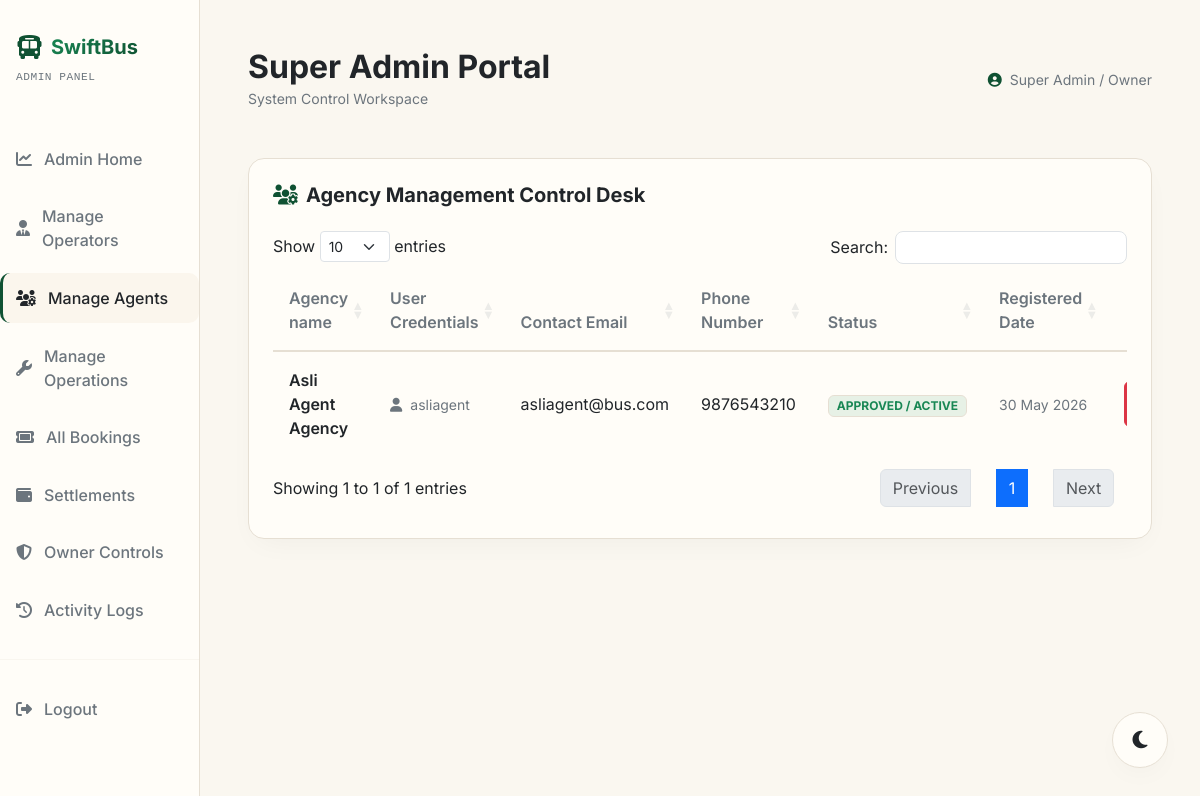
The page /super_admin/agents.php (signed in) on the database its author committed.
### tables this page shows
CREATE TABLE agent_profiles (
    id INT AUTO_INCREMENT PRIMARY KEY,
    user_id INT NOT NULL,
    agency_name VARCHAR(100) NOT NULL,
    phone VARCHAR(20) NOT NULL,
    commission_rate DECIMAL(5,2) DEFAULT 2.00,
    admin_id INT NULL,
    FOREIGN KEY (user_id) REFERENCES users(id) ON DELETE CASCADE,
    FOREIGN KEY (admin_id) REFERENCES users(id) ON DELETE SET NULL
);

CREATE TABLE users (
    id INT AUTO_INCREMENT PRIMARY KEY,
    username VARCHAR(50) NOT NULL UNIQUE,
    email VARCHAR(100) NOT NULL UNIQUE,
    password VARCHAR(255) NOT NULL,
    role ENUM('customer', 'agent', 'admin', 'super_admin') NOT NULL DEFAULT 'customer',
    status ENUM('pending', 'approved', 'suspended') NOT NULL DEFAULT 'approved',
    operator_code VARCHAR(50) NULL UNIQUE,
    admin_id INT NULL,
    created_at TIMESTAMP DEFAULT CURRENT_TIMESTAMP,
    FOREIGN KEY (admin_id) REFERENCES users(id) ON DELETE SET NULL
);

### super_admin/agents.php (the view, shortened to what this page needs)
<?php
require_once __DIR__ . '/header.php';
try {
    $limit = 10;
    $page = isset($_GET['page']) ? max(1, intval($_GET['page'])) : 1;
    $offset = ($page - 1) * $limit;
    $stmt = $pdo->prepare("
        SELECT
            u.id AS user_id,
            u.username,
            u.email,
            u.status,
            u.created_at,
            ap.agency_name,
            ap.phone
        FROM users u
        LEFT JOIN agent_profiles ap ON u.id = ap.user_id
        WHERE u.role = 'agent'
        ORDER BY u.created_at DESC
        LIMIT " . intval($limit) . " OFFSET " . intval($offset) . "
    ");
    $stmt->execute();
    $agents = $stmt->fetchAll();
} catch (PDOException $e) {
    $agents = [];
    $total_records = 0;
    $total_pages = 0;
    $page = 1;
    $offset = 0;
    $limit = 10;
}
?>
<div class="glass-card p-4">
    <h5 class="text-white fw-bold mb-4"><i class="fa-solid fa-users-gear text-indigo me-2"></i>Agency Management Control Desk</h5>
    <?php if (count($agents) === 0): ?>
        <div class="text-center py-5 text-secondary small">No travel agents registered on the platform yet.</div>
    <?php else: ?>
        <div class="table-responsive">
            <table class="table table-swift table-dark table-hover table-borderless align-middle datatable-swift">
                <thead>
                    <tr>
                        <th>Agency name</th>
                        <th>User Credentials</th>
                        <th>Contact Email</th>
                        <th>Phone Number</th>
                        <th>Status</th>
                        <th>Registered Date</th>
                        <th class="text-end">Actions</th>
                    </tr>
                </thead>
                <tbody>
                    <?php foreach ($agents as $agent): ?>
                        <tr>
                            <td><span class="fw-semibold text-white fs-6"><?= htmlspecialchars($agent['agency_name'] ?? 'N/A') ?></span></td>
                            <td><span class="small text-secondary"><i class="fa-solid fa-user me-2"></i><?= htmlspecialchars($agent['username']) ?></span></td>
                            <td><?= htmlspecialchars($agent['email']) ?></td>
                            <td><?= htmlspecialchars($agent['phone'] ?? 'N/A') ?></td>
                            <td>
                                <?php if ($agent['status'] === 'approved'): ?>
                                    <span class="badge bg-success bg-opacity-10 text-success border border-success border-opacity-25 px-2 py-1">APPROVED / ACTIVE</span>
                                <?php elseif ($agent['status'] === 'pending'): ?>
                                    <span class="badge bg-warning bg-opacity-10 text-warning border border-warning border-opacity-25 px-2 py-1">PENDING APPROVAL</span>
                                <?php else: ?>
                                    <span class="badge bg-danger bg-opacity-10 text-danger border border-danger border-opacity-25 px-2 py-1">SUSPENDED</span>
                                <?php endif; ?>
                            </td>
                            <td class="text-secondary small"><?= date('d M Y', strtotime($agent['created_at'])) ?></td>
                            <td class="text-end">
                                <div class="d-flex justify-content-end gap-2">
                                    <?php if ($agent['status'] === 'pending'): ?>
                                        <form action="<?= htmlspecialchars($_SERVER['PHP_SELF']) ?>" method="POST" class="d-inline">
                                            <input type="hidden" name="csrf_token" value="<?= get_csrf_token() ?>">
                                            <input type="hidden" name="action" value="approve">
                                            <input type="hidden" name="agent_id" value="<?= $agent['user_id'] ?>">
                                            <button type="submit" class="btn btn-success py-1 px-3 small" style="font-size:0.75rem;"><i class="fa-solid fa-circle-check me-1"></i>Approve</button>
                                        </form>
                                    <?php elseif ($agent['status'] === 'approved'): ?>
                                        <form action="<?= htmlspecialchars($_SERVER['PHP_SELF']) ?>" method="POST" class="d-inline">
                                            <button type="submit" class="btn btn-danger py-1 px-3 small" style="font-size:0.75rem;" onclick="return confirm('Suspend operations for this agency? All agent panels will be locked.')"><i class="fa-solid fa-user-slash me-1"></i>Suspend</button>
                                        </form>
                                    <?php endif; ?>
                                </div>
                            </td>
                        </tr>
                    <?php endforeach; ?>
                </tbody>
            </table>
        </div>
    <?php endif; ?>
</div>
<?php
require_once __DIR__ . '/footer.php';
?>

### assets/css/style.css (style rules this page uses)
:root { --bg-card: var(--card-bg); --text-main: var(--text-primary); --text-muted: var(--text-secondary); --border-glass: var(--border-color); --accent-gold-gradient: linear-gradient(135deg, #198754 0%, var(--accent-primary) 100%); --bg-glass: rgba(255, 255, 255, 0.95); --seat-available: #FFFDF8; --seat-selected: #0F5132; --seat-booked: #9CA3AF; --seat-hold: #EAB308; --seat-female: #F472B6; --seat-female-border: #EC4899; --seat-disabled: #BDC3C7; --accent-indigo: var(--accent-primary); --accent-violet: #146C43; --accent-pink: var(--accent-secondary); --shadow-main: 0 10px 30px -10px rgba(0, 0, 0, 0.05); --shadow-hover: 0 15px 35px -5px rgba(15, 81, 50, 0.15); --input-bg: #FFFFFF; --text-white-fixed: #FFFFFF; --body-bg-gradient: radial-gradient(circle at 50% 0%, var(--bg-secondary) 0%, var(--bg-primary) 70%); --btn-close-filter: invert(0) grayscale(1) brightness(0); }
body { font-family: 'Inter', sans-serif; background: var(--body-bg-gradient); color: var(--text-main); min-height: 100vh; margin: 0; overflow-x: hidden; transition: background 0.3s ease, color 0.3s ease; }
.glass-card { background: var(--bg-card); border: 1px solid var(--border-glass); border-radius: 16px; box-shadow: var(--shadow-main); transition: all 0.3s cubic-bezier(0.4, 0, 0.2, 1); }
.table-swift, .table-swift.table-dark { background-color: transparent !important; --bs-table-bg: transparent !important; --bs-table-color: var(--text-main) !important; --bs-table-hover-color: var(--text-main) !important; --bs-table-hover-bg: var(--bg-secondary) !important; color: var(--text-main) !important; }
.table-swift tr { border-bottom: 1px solid var(--border-glass); }
.table-swift th { font-weight: 600; color: var(--text-muted); border-bottom: 2px solid var(--border-glass) !important; padding: 1rem; }
.table-swift td { padding: 1rem; vertical-align: middle; }
.text-white { color: var(--text-main) !important; }
.text-secondary { color: var(--text-muted) !important; }
.border-opacity-30, .border-opacity-25, .border-opacity-20 { border-color: var(--border-glass) !important; }
.text-indigo { color: var(--accent-primary) !important; }
html, body { min-height: 100vh; display: flex; flex-direction: column; }

### assets/css/theme.css (style rules this page uses)
:root { --bg-primary: #FAF7F0; --bg-secondary: #FAF7F0; --card-bg: #FFFDF8; --accent-primary: #0F5132; --accent-secondary: #146C43; --text-primary: #212529; --text-secondary: #6C757D; --border-color: #E6DFD3; --success: #0F5132; --warning: #D4AF37; --danger: #DC3545; --indigo: #0F5132; --indigo-rgb: 15, 81, 50; --accent-gold: #D4AF37; --border-glass: rgba(212, 175, 55, 0.25); --shadow-diffusion: 0 10px 30px -10px rgba(15, 81, 50, 0.08); }
body { background-color: var(--bg-primary) !important; color: var(--text-primary) !important; transition: background-color 0.3s ease, color 0.3s ease; }

### rows shown on the page
agent_profiles: agency_name "Asli Agent Agency", user.username "asliagent", user.email "asliagent@bus.com", phone "9876543210", user.created_at "30 May 2026"

### other values the page prints
SYSTEM_NAME "SwiftBus"
